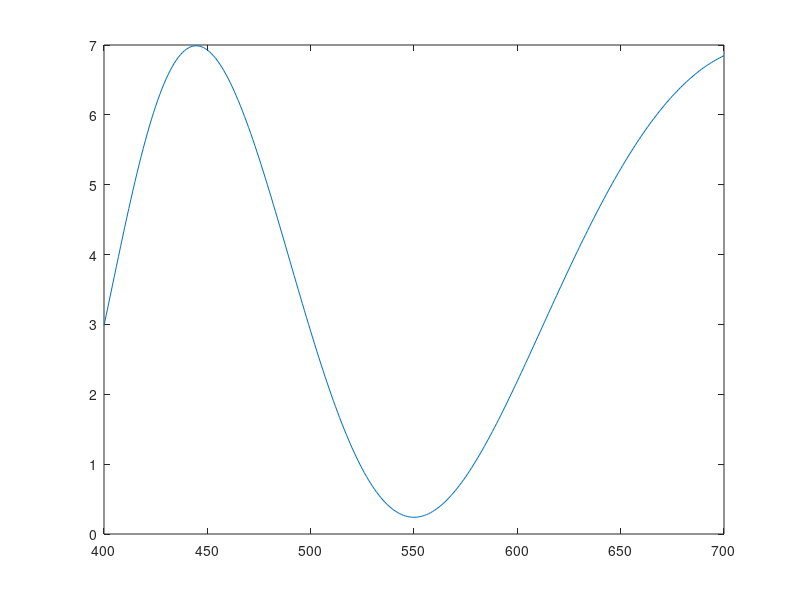

The MATLAB script that drew this image:
%% QQQ Design
clear all
LambdaS = 3000; % start wavelength
LambdaE = 14000; % end wavelength
LambdaI = 200; % wavelength increment
Lambda0 = 5000; % monitor wavelength
Lambda = LambdaS - LambdaI;
x = 0;
y = 0;
z = 0; 
while Lambda < LambdaE
    Lambda = Lambda + LambdaI;
    g_Lambda = Lambda0 / Lambda;
    x = x + 1;
    xvalue2(x) = Lambda;
    z = z + 1;
    xvalue1(z) = g_Lambda;
    fr = 1; % number of quarter waves in each material
    Delta_g = (pi/2) * fr * g_Lambda;
    Eta_0 = 1.0; % refractive index - incident media
    Eta_l = 1.46; % refractive index - low
    Eta_m = 2.1; % refractive index - medium
    Eta_h = 3.3; % refractive index - high
    Eta_s = 4.02; % refractive index - substrate
    M_1 = cos(Delta_g);
    M_2 = sin(Delta_g);
    L_g = [M_1 (M_2 / Eta_l)*1i ; M_2*1i*Eta_l M_1];
    H_g = [M_1 (M_2 / Eta_h)*1i ; M_2*1i*Eta_h M_1];
    M_g = [M_1 (M_2 / Eta_m)*1i ; M_2*1i*Eta_m M_1];
    X_g = L_g * M_g * H_g * [1.0; Eta_s];
    Y_g = X_g(2) / X_g(1);
    r_g = (Eta_0 - Y_g)/(Eta_0 + Y_g);
    c_g = conj(r_g);
    R_g = (r_g*c_g)*100;
    y = y + 1;
    yvalue(y) = R_g;
end
clf()
plot(xvalue1,yvalue)
plot(xvalue2,yvalue)
    


%% QQQ Design - Problem 4a
clear all
LambdaS = 400; % start wavelength
LambdaE = 700; % end wavelength
LambdaI = 1; % wavelength increment
Lambda0 = 550; % monitor wavelength
Lambda = LambdaS - LambdaI;
x = 0;
y = 0;
z = 0; 
while Lambda < LambdaE
    Lambda = Lambda + LambdaI;
    g_Lambda = Lambda0 / Lambda;
    x = x + 1;
    xvalue2(x) = Lambda;
    z = z + 1;
    xvalue1(z) = g_Lambda;
    fr = 1; % number of quarter waves in each material
    Delta_g = (pi/2) * fr * g_Lambda;
    Eta_0 = 1.0; % refractive index - incident media
    Eta_l = 1.38; % refractive index - low
    Eta_m = 1.62; % refractive index - medium
    % value missing? Eta_h = 2.2 % refractive index - high
    Eta_s = 1.52; % refractive index - substrate
    M_1 = cos(Delta_g);
    M_2 = sin(Delta_g);
    L_g = [M_1 (M_2 / Eta_l)*1i ; M_2*1i*Eta_l M_1];
    %H_g = [M_1 (M_2 / Eta_h)*1i ; M_2*1i*Eta_h M_1]
    M_g = [M_1 (M_2 / Eta_m)*1i ; M_2*1i*Eta_m M_1];
    X_g = L_g * M_g * M_g * [1.0; Eta_s];
    Y_g = X_g(2) / X_g(1);
    r_g = (Eta_0 - Y_g)/(Eta_0 + Y_g);
    c_g = conj(r_g);
    R_g = (r_g*c_g)*100;
    y = y + 1;
    yvalue(y) = R_g;
end
clf()
plot(xvalue1,yvalue)
plot(xvalue2,yvalue)
  
%% QQQ Design - Problem 4b
clear all
LambdaS = 400; % start wavelength
LambdaE = 700; % end wavelength
LambdaI = 1; % wavelength increment
Lambda0 = 550; % monitor wavelength
Lambda = LambdaS - LambdaI;
x = 0;
y = 0;
z = 0; 
while Lambda < LambdaE;
    Lambda = Lambda + LambdaI;
    g_Lambda = Lambda0 / Lambda;
    x = x + 1;
    xvalue2(x) = Lambda;
    z = z + 1;
    xvalue1(z) = g_Lambda;
    fr = 1; % number of quarter waves in each material
    Delta_g = (pi/2) * fr * g_Lambda;
    Eta_0 = 1.0; % refractive index - incident media
    Eta_l = 1.38; % refractive index - low
    Eta_m = 1.62; % refractive index - medium
    Eta_h = 2.08; % refractive index - high
    Eta_s = 1.52; % refractive index - substrate
    M_1 = cos(Delta_g);
    M_2 = sin(Delta_g);
    L_g = [M_1 (M_2 / Eta_l)*1i ; M_2*1i*Eta_l M_1];
    H_g = [M_1 (M_2 / Eta_h)*1i ; M_2*1i*Eta_h M_1];
    M_g = [M_1 (M_2 / Eta_m)*1i ; M_2*1i*Eta_m M_1];
    X_g = L_g * M_g *H_g * H_g * [1.0; Eta_s]; % Added extra H_g - correct?
    Y_g = X_g(2) / X_g(1);
    r_g = (Eta_0 - Y_g)/(Eta_0 + Y_g);
    c_g = conj(r_g);
    R_g = (r_g*c_g)*100;
    y = y + 1;
    yvalue(y) = R_g;
end
clf()
plot(xvalue1,yvalue)
plot(xvalue2,yvalue)
    